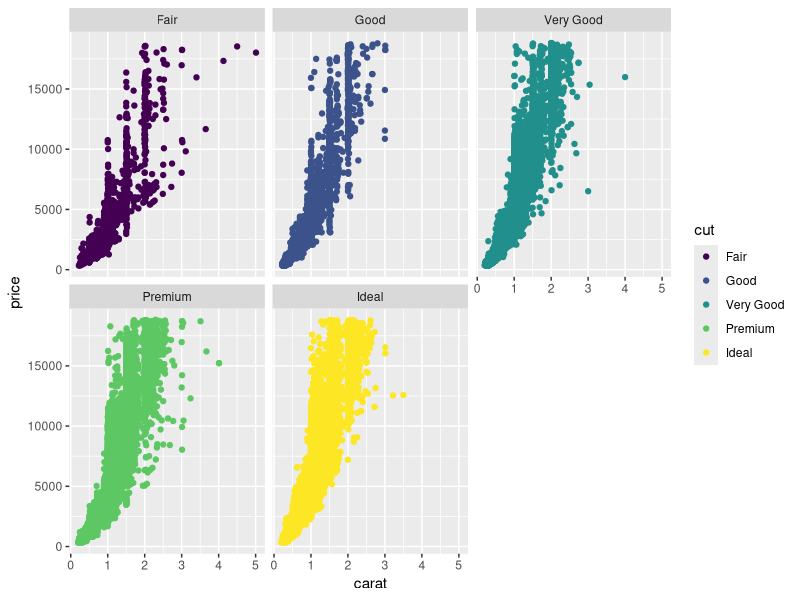

R code for this plot:
#loading library
library(tidyverse)
#viewing data str(diamonds), glimpse(diamonds), colnames(diamonds)
head(diamonds) 
colnames(diamonds)
#cleaning data
rename(diamonds, carat_new = carat)
summarise(diamonds, mean_carat = mean(carat))
#visualizing data
ggplot(data = diamonds, aes(x = carat, y = price, color = cut)) + geom_point() + facet_wrap(~cut)

